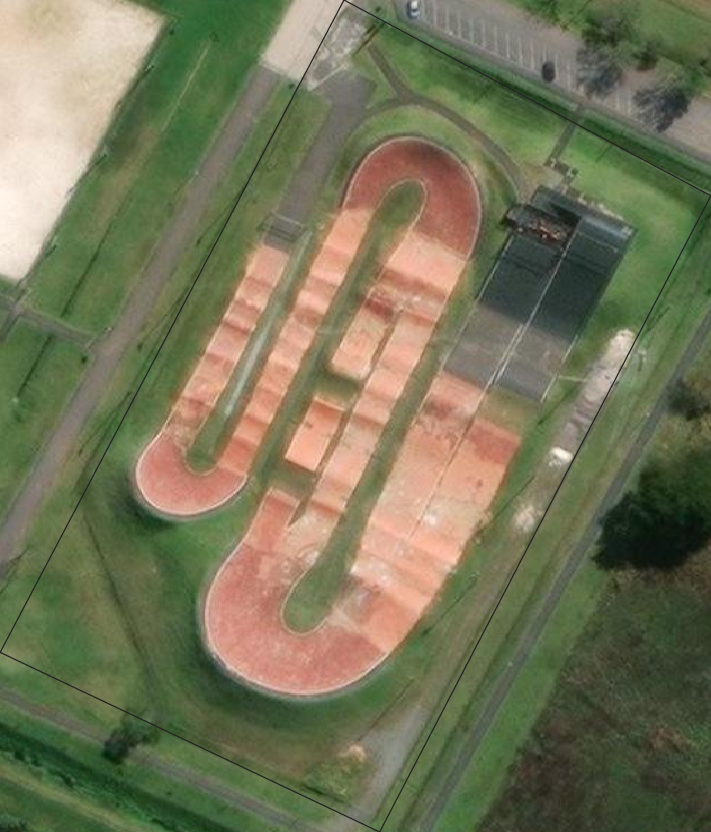
#> input picture TCC/imagem01.png, 711 x 832 px, found by its file name
$ python redimensionar_imagem.py
#> lines starting #> are read from the running program, lines starting #| are printed output that depends on the picture
# Exemplo de Código Python para Redimensionar a Imagem
# Utilizando a biblioteca Pillow (PIL)

# -*- coding: utf-8 -*-
from PIL import Image

# Caminho para imagem de entrada
input_image_path = "/home/osvaldo/Downloads/imagens/imagem01.png"

# Caminho da imagem de saída (redimensionada)
output_image_path1 = "/home/osvaldo/Downloads/imagens/imagem01_resized_416x416.png"
output_image_path2 = "/home/osvaldo/Downloads/imagens/imagem01_resized_512x512.png"

# Tamanho de saída (exemplo: 416x416 para YOLO)
output_size_yolo = (416, 416)

# Tamanho de saída (exemplo: 512x512 para U-Net)
output_size_unet = (512, 512)

# Abrir a imagem original
image = Image.open(input_image_path)
#> image is the input picture: PIL image 711x832 RGBA; mean R, G, B, A 116.8, 116.9, 87.8, 255

# Redimensionar para YOLO (416x416)
resized_image_yolo = image.resize(output_size_yolo, Image.LANCZOS)
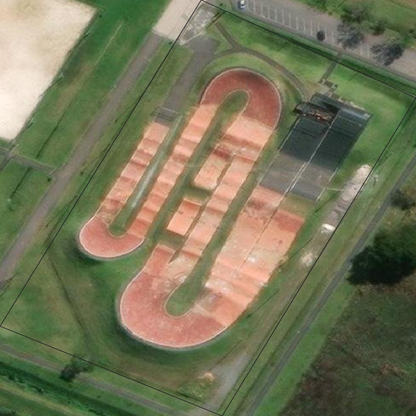
#> resized_image_yolo: PIL image 416x416 RGBA; mean R, G, B, A 116.8, 116.9, 87.8, 255
resized_image_yolo.save(output_image_path1)
print(f"Imagem salva com sucesso em: {output_image_path1}")

# Redimensionar para U-Net (512x512)
resized_image_unet = image.resize(output_size_unet, Image.LANCZOS)
resized_image_unet.save(output_image_path2)
print(f"Imagem salva com sucesso em: {output_image_path2}")

$ run again, with TCC/sem_pista_bmx.jpg saved as TCC/imagem01.png
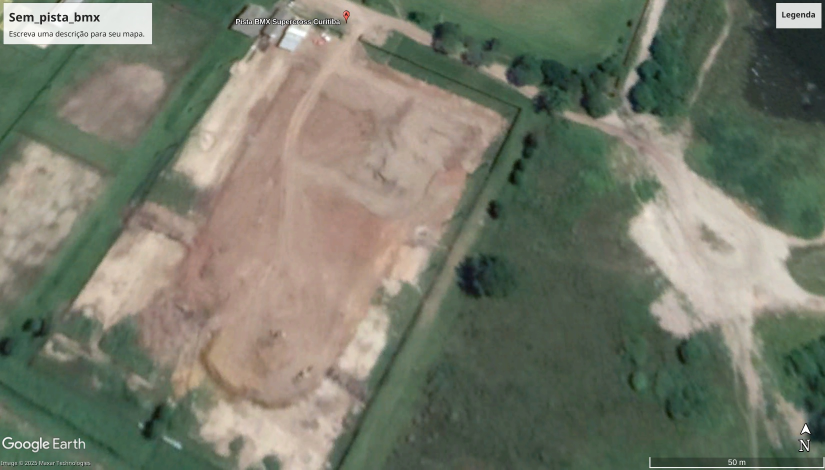
#> input picture TCC/sem_pista_bmx.jpg, 1650 x 939 px, found by its file name (shown at 1/2 size)
#> image is the input picture: PIL image 1650x939 RGB; mean R, G, B 117.4, 121.3, 105.6
#> `resized_image_yolo = image.resize(output_size_yolo, Image.LANCZOS)`:
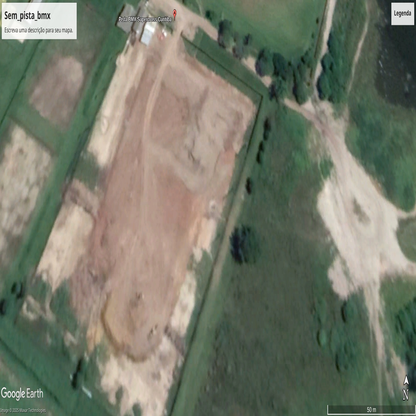
#> resized_image_yolo: PIL image 416x416 RGB; mean R, G, B 117.4, 121.3, 105.6
